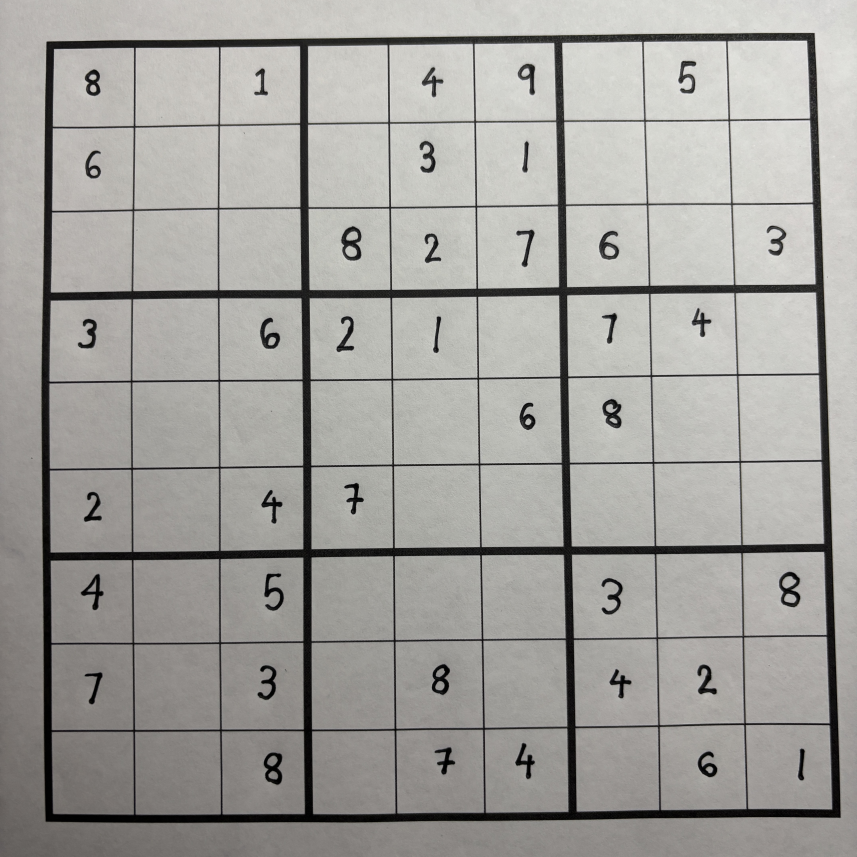
#> input picture test_photos/paper1.jpg, 4284 x 4284 px (shown at 1/5 size)
$ python -i processing.py   (imports and definitions only)
#> lines starting #> are read from the running program, lines starting #| are printed output that depends on the picture; after the words box and inside, x2 and y2 are one past the last pixel; in counts of white or black regions, pixels touching at a corner belong together
### neural.py
import numpy as np
import pandas as pd
import os

# [4 lines left out: function one_hot, not called in this run]

class Layer_Dense:
    def __init__(self, n_inputs, n_neurons, weights = None, biases = None):
        if weights is None or biases is None:
            self.weights = 0.01 * np.random.randn(n_inputs, n_neurons)
            self.biases = np.zeros((1, n_neurons))
        else:
            self.weights = weights
            self.biases = biases

    def forward(self, inputs):
        self.inputs = inputs
        output = np.dot(inputs, self.weights) + self.biases
        self.output = output
        return output

    # [4 lines left out: function backward, not called in this run]


class Activation_ReLu: # return O if less than 0, else return the input
    def forward(self, inputs):
        output = np.maximum(0, inputs)
        self.inputs = inputs
        self.output = output
        return output

    def backward(self, dvalue):
        self.dinputs = dvalue.copy()
        self.dinputs[self.inputs <= 0] = 0

class Activation_Softmax:
    def forward(self, inputs):
        exp_values = np.exp(inputs - np.max(inputs, keepdims=True, axis=1))
        probabilities = exp_values / np.sum(exp_values, keepdims=True, axis=1)
        output = probabilities
        self.output = output
        return output

    # [6 lines left out: function backward, not called in this run]

class Loss:
    # [4 lines left out: function caculate, not called in this run]

class Loss_CategoricalCrossEntropy(Loss):
    # [21 lines left out: functions forward, backward, not called in this run]

class Activation_Softmax_Loss_CategoricalCrossentropy:
    def __init__(self):
        self.activation = Activation_Softmax()
        self.loss = Loss_CategoricalCrossEntropy()

    def forward(self, inputs, y_true=None):
        self.activation.forward(inputs)
        self.output = self.activation.output
        if y_true is not None:
            return self.loss.caculate(self.activation.output, y_true)

    # [8 lines left out: function backward, not called in this run]

class Optmizer_SGD:
    def __init__(self, learning_rate):
        self.learning_rate = learning_rate

    def update_params(self, layer):
        layer.weights -= self.learning_rate * layer.dweights
        layer.biases -= self.learning_rate * layer.dbiases

class Model:
    def __init__(self, use_existing, folder_path=None):
        self.weights1 = self.weights2 = self.biases1 = self.biases2 = None
        self.folder_path = "parameters"
        if folder_path:
            self.folder_path = folder_path

        if use_existing:
            self.weights1 = np.array(pd.read_csv(f"{folder_path}/Dense1W.csv", header=None))
            self.biases1 = np.array(pd.read_csv(f"{folder_path}/Dense1B.csv", header=None))
            self.weights2 = np.array(pd.read_csv(f"{folder_path}/Dense2W.csv", header=None))
            self.biases2 = np.array(pd.read_csv(f"{folder_path}/Dense2B.csv", header=None))

        self.dense1 = Layer_Dense(784, 9, self.weights1, self.biases1)
        self.activation1 = Activation_ReLu()
        self.dense2 = Layer_Dense(9, 9, self.weights2, self.biases2)
        self.activation2 = Activation_Softmax_Loss_CategoricalCrossentropy()

    # [11 lines left out: functions forward, backward, not called in this run]

    def predict(self):
        self.predictions = np.argmax(self.activation2.output, axis=1)
        return self.predictions

    def predict_one(self, inputs):
        self.dense1.forward(inputs)
        self.activation1.forward(self.dense1.output)
        self.dense2.forward(self.activation1.output)
        self.activation2.forward(self.dense2.output)
        return np.argmax(self.activation2.output, axis=1)


    def get_accuracy(self, predictons ,labels):
        return np.sum(predictons == labels) / labels.size

    # [30 lines left out: functions print_model, gradientDesent, save_to_csv, not called in this run]

### processing.py
import matplotlib
from matplotlib import pyplot as plt
import numpy as np
import cv2
from PIL import Image
from neural import Model

# [1 line not run here, left out]
normal_size = (1200, 1200)
downscale_size = (600, 600)

model = Model(folder_path="parameters", use_existing=True)
#> (reads parameters/Dense1W.csv from the repository)
#> (reads parameters/Dense1B.csv from the repository)
#> (reads parameters/Dense2W.csv from the repository)
#> (reads parameters/Dense2B.csv from the repository)

def grayscale(img):
    r, g, b = 0.2989, 0.5870, 0.1140
    v = g * img[:, :, 0] + b * img[:, :, 1] + r * img[:, :, 2]
    v = 255 - v
    return np.uint8(v)

def img_to_1d_xy(img):
    coords = np.argwhere(img != 0)  # Get nonzero (x, y) coordinates
    return coords

def get_hough_lines(data, bins=300, thr=300):
    rt = []
    for x, y in data:
        for theta in  np.linspace(0, np.pi, 100):
            r = x*np.cos(theta) + y *np.sin(theta)
            rt.append([r, theta])
    rt = np.array(rt)
    h, ex, ey, _ = plt.hist2d(rt[:,0], rt[:, 1], bins=bins)


    mid_r = (ex[1:] + ex[:-1])/2
    mid_t = (ey[1:] + ey[:-1])/2
    peaks = []
    for ir, it in np.argwhere(h > thr):
        peaks.append((mid_r[ir], mid_t[it]))

    return peaks

def get_closest(r1, t1, r2, t2): # get the smallest distance of two line given an interval
    l = np.linspace(0, 600, 100)

    x1 = r1 * np.cos(t1) + l * np.sin(t1)
    y1 = r1 * np.sin(t1) - l * np.cos(t1)

    x2 = r2 * np.cos(t2) + l * np.sin(t2)
    y2 = r2 * np.sin(t2) - l * np.cos(t2)

    distances = np.sqrt((x1 - x2) ** 2 + (y1 - y2) ** 2)

    return np.min(distances)


def group_and_filter_hough_lines(hough_lines, thr_r):

    horizontal_lines = []
    vertical_lines = []

    #Separate lines into horizontal & vertical groups
    for r, theta in hough_lines:
        if abs(theta - np.pi) < np.deg2rad(5):
            horizontal_lines.append((r, theta))
        elif abs(theta - np.pi / 2) < np.deg2rad(5):
            vertical_lines.append((r, theta))  # Near 90 degrees

    horizontal_lines.sort()
    vertical_lines.sort()

    # Step 3: Remove redundant lines
    def filter_parallel_lines(lines):
        if not lines:
            return []

        lines.sort()  # Sort by r
        filtered = [lines[0]]  # Start with the first line

        for i in range(1, len(lines)):
            r1, t1 = filtered[-1]
            r2, t2 = lines[i]

            min_dist = get_closest(r1, t1, r2, t2)

            if min_dist > thr_r:
                filtered.append((r2, t2))  # Keep only if sufficiently spaced

        return filtered

    return filter_parallel_lines(horizontal_lines), filter_parallel_lines(vertical_lines)

def get_boxes(hor, ver):

    h_points = [[]] # the points where horizontal and vertical meets

    for r1, t1 in ver:
        for r2, t2 in hor:
            A = np.array([
                [np.cos(t1), np.sin(t1)],
                [np.cos(t2), np.sin(t2)]
            ])
            B = np.array([r1, r2])
            x, y = np.linalg.solve(A, B)
            if len(h_points[-1]) == 10:
                h_points.append([(x,y)])
            else:
                h_points[-1].append((x, y))

    boxes = []
    for i in range(len(h_points) - 1):
        for j in range(len(h_points) - 1):
            p00 = h_points[i][j]
            p01 = h_points[i][j+1]
            p10 = h_points[i+1][j]
            p11 = h_points[i+1][j+1]
            boxes.append([p00, p01, p10, p11])

    boxes = np.array(boxes).astype(int)
    boxes = np.reshape(boxes, (9, 9, 4, 2))
    boxes = boxes[:, ::-1] # boxes are reversed vertically
    boxes = boxes.swapaxes(0, 1) # need to do transpose
    return boxes


def clean_img(img):
    new = np.copy(img)
    canny = np.where(img < 128, 0, 255).astype(np.uint8)
    r_i = np.any(canny == 0, axis=1)  # If all rows are dark then it is noise
    c_i = np.any(canny == 0, axis=0)

    new[np.where(r_i == False)[0], :] = 0  # remove the noise
    new[:, np.where(c_i == False)[0]] = 0
    return new

def resize_image(image, target_size=(20, 20)):
    if not np.any(image):
        return image

    img_array = np.array(image)

    threshold = 100
    binary_img = img_array > threshold  # Create a mask (True = foreground)

    # Find bounding box of the digit
    coords = np.argwhere(binary_img)
    y_min, x_min = coords.min(axis=0)
    y_max, x_max = coords.max(axis=0)

    # Crop the digit
    cropped_digit = img_array[y_min:y_max+1, x_min:x_max+1]

    digit_pil = Image.fromarray(cropped_digit)
    digit_resized = digit_pil.resize((20, 20), Image.LANCZOS)

    # Convert back to array and visualize
    final_image = np.array(digit_resized)

    # final_image = np.array(final_image)
    new_image = np.zeros((28, 28), dtype=np.uint8)

    # new_image = new_image + 255
    x_offset = (28 - 20) // 2
    y_offset = (28 - 20) // 2
    new_image[y_offset:y_offset+20, x_offset:x_offset+20] = final_image
    normalized = new_image // 1
    return normalized

def draw_number_frames(boxes, img):
    data = np.zeros((9,9))
    for i in range(len(boxes)):
        for j in range(len(boxes[0])):
            box = np.array(boxes[i][j])
            x_min = 2 * np.min(box[: , 0]) + 15
            x_max = 2 * np.max(box[:, 0]) - 15
            y_min = 2 * np.min(box[: , 1]) + 15
            y_max = 2 * np.max(box[:, 1]) - 15

            current_frame = img[x_min : x_max, y_min: y_max]

            n = current_frame
            n = clean_img(current_frame)
            n_i = np.where(n < 160)
            n[n_i] = 0
            if not np.any(n) or np.sum(n) < 10000:
                data[i][j] = -1
                continue

            n = resize_image(n)


            pred = model.predict_one(n.flatten())
            data[i][j] = pred[0]

    return data


def process_image(im):
#> called with im = 'test_photos/paper1.jpg'
    print("Processing")
    if isinstance(im, str):
        im = Image.open(im)
#> im is the input picture: PIL image 4284x4284 RGB; mean R, G, B 162.2, 160.9, 157
    elif isinstance(im, np.ndarray):
        im = Image.fromarray(im)
    elif isinstance(im, Image.Image):
        pass
    else:
        raise ValueError("Unsupported image input type")

    im_resized = im.resize(downscale_size, Image.LANCZOS)
    refined_img = im.resize(normal_size, Image.LANCZOS)
    refined_img = np.asarray(refined_img)

    gray = np.asarray(im_resized)
    edges = cv2.Canny(gray, 50, 100)
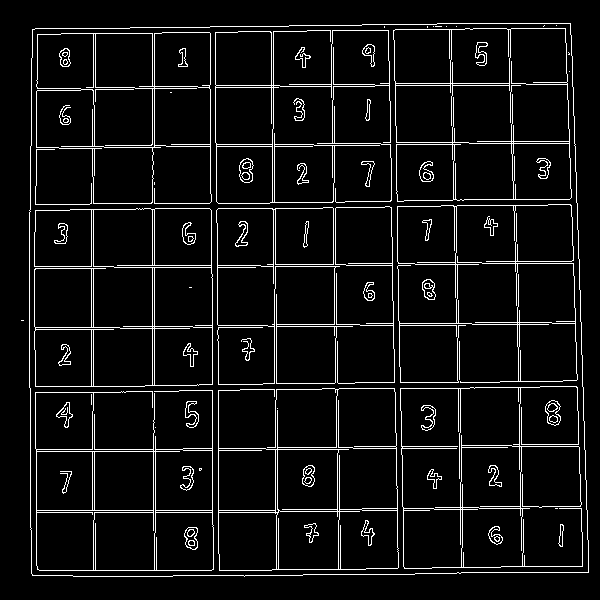
#> edges: shape (600, 600); 6.6% white in thin lines or dots, all inside (x1, y1, x2, y2) = (21, 23, 589, 577)

    data = img_to_1d_xy(edges)
#> in img_to_1d_xy, `coords = np.argwhere(img != 0)`: coords = 23693 pairs, first value 23 to 576, second value 21 to 588
#> data has the same summary as coords in img_to_1d_xy

    peaks = get_hough_lines(data, thr=400)
#> after the loop in get_hough_lines, `for x, y in data:`: rt = 2369300 items
#> in get_hough_lines, `rt = np.array(rt)`: rt = 2369300 pairs, first value -576 to 820.3, second value 0 to 3.14
#> in get_hough_lines, `h, ex, ey, _ = plt.hist2d(rt[:,0], rt[:, 1], bins=bins)`:
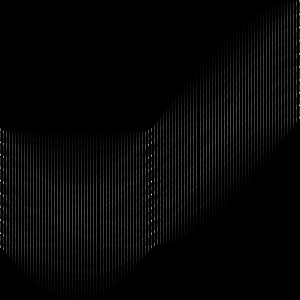
#> h: shape (300, 300) float64; min 0, max 924, mean 26.3; drawn with min black and max white
#> in get_hough_lines, `h, ex, ey, _ = plt.hist2d(rt[:,0], rt[:, 1], bins=bins)`: ex = 301 values from -576 to 820.3; ey = 301 values from 0 to 3.14
#> in get_hough_lines, `mid_r = (ex[1:] + ex[:-1])/2`: mid_r = 300 values from -573.7 to 818
#> in get_hough_lines, `mid_t = (ey[1:] + ey[:-1])/2`: mid_t = 300 values from 0.00524 to 3.14
#> the loop in get_hough_lines, `for ir, it in np.argwhere(h > thr):` made 68 passes
#> (ir, it) on passes 1 to 12: (0, 299), (1, 299), (14, 299), (27, 299), (40, 299), (41, 299), (53, 299), (54, 299), (66, 299), (67, 299), (79, 299), (80, 299)
#> after the loop in get_hough_lines, `for ir, it in np.argwhere(h > thr):`: peaks = 68 pairs, first value -573.7 to 580.6, second value 0.00524 to 3.14
    hor, ver = group_and_filter_hough_lines(peaks, 50)
#> the loop in group_and_filter_hough_lines, `for r, theta in hough_lines:` made 68 passes
#> (r, theta) on passes 1 to 12: (-573.7, 3.14), (-569, 3.14), (-508.5, 3.14), (-448, 3.14), (-387.5, 3.14), (-382.8, 3.14), (-327, 3.14), (-322.3, 3.14), (-266.5, 3.14), (-261.8, 3.14), (-206, 3.14), (-201.3, 3.14)
#> after the loop in group_and_filter_hough_lines, `for r, theta in hough_lines:`: horizontal_lines = [(-573.7, 3.14), (-569, 3.14), (-508.5, 3.14), (-448, 3.14), (-387.5, 3.14), (-382.8, 3.14), (-327, 3.14), (-322.3, 3.14), (-266.5, 3.14), (-261.8, 3.14), (-206, 3.14), (-201.3, 3.14), (-145.5, 3.14), (-140.8, 3.14), (-84.97, 3.14), (-29.11, 3.14)]; vertical_lines = 23 items, first 6: (26.74, 1.59), (36.05, 1.56), (87.25, 1.59), (96.55, 1.56), (147.8, 1.59), (157.1, 1.56)
#> in filter_parallel_lines, `filtered = [lines[0]]`: filtered = [(-573.7, 3.14)]
#> the loop in filter_parallel_lines, `for i in range(1, len(lines)):` made 15 passes
#> (r1, r2, min_dist) on passes 1 to 12: (-573.7, -569, 4.65), (-573.7, -508.5, 65.16), (-508.5, -448, 60.51), (-448, -387.5, 60.51), (-387.5, -382.8, 4.65), (-387.5, -327, 60.51), (-327, -322.3, 4.65), (-327, -266.5, 60.51), (-266.5, -261.8, 4.65), (-266.5, -206, 60.51), (-206, -201.3, 4.65), (-206, -145.5, 60.51)
#> after the loop in filter_parallel_lines, `for i in range(1, len(lines)):`: filtered = [(-573.7, 3.14), (-508.5, 3.14), (-448, 3.14), (-387.5, 3.14), (-327, 3.14), (-266.5, 3.14), (-206, 3.14), (-145.5, 3.14), (-84.97, 3.14), (-29.11, 3.14)]
#> the loop in filter_parallel_lines (call 2), `for i in range(1, len(lines)):` made 22 passes
#> (r1, t1, r2, t2, min_dist) on passes 1 to 12: (26.74, 1.59, 36.05, 1.56, 0.986), (26.74, 1.59, 87.25, 1.59, 60.51), (87.25, 1.59, 96.55, 1.56, 2.89), (87.25, 1.59, 147.8, 1.59, 60.51), (147.8, 1.59, 157.1, 1.56, 4.79), (147.8, 1.59, 208.3, 1.59, 60.51), (208.3, 1.59, 212.9, 1.59, 4.65), (208.3, 1.59, 217.6, 1.56, 6.69), (208.3, 1.59, 268.8, 1.59, 60.51), (268.8, 1.59, 278.1, 1.56, 8.59), (268.8, 1.59, 282.7, 1.56, 8.66), (268.8, 1.59, 329.3, 1.59, 60.51)
#> hor has the same summary as filtered in filter_parallel_lines; ver = [(26.74, 1.59), (87.25, 1.59), (147.8, 1.59), (208.3, 1.59), (268.8, 1.59), (329.3, 1.59), (389.8, 1.59), (441, 1.62), (501.5, 1.62), (562, 1.62)]

    boxes = get_boxes(hor, ver)
#> the loop in get_boxes, `for r1, t1 in ver:` made 10 passes
#> after the loop in get_boxes, `for r1, t1 in ver:`: h_points = 10 items
#> the loop in get_boxes, `for i in range(len(h_points) - 1):` made 9 passes
#> after the loop in get_boxes, `for i in range(len(h_points) - 1):`: boxes = 81 items
    table = draw_number_frames(boxes, grayscale(refined_img))
#> in grayscale, `v = 255 - v`:
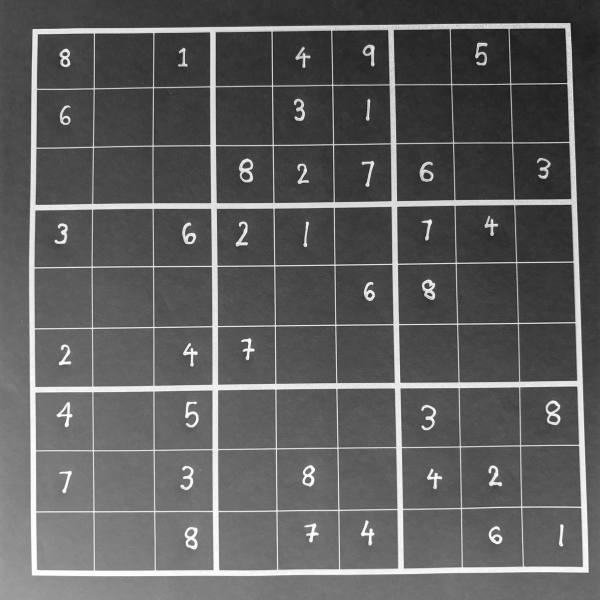
#> v: shape (1200, 1200) float64 (shown at 1/2 size); min 16.36, max 255, mean 94.5
#> the loop in draw_number_frames, `for i in range(len(boxes)):` made 9 passes
#> pass 1, in clean_img, `new = np.copy(img)`:
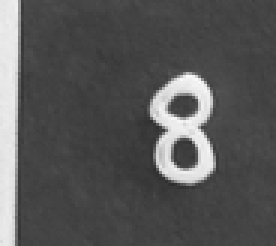
#> new: shape (82, 92) (shown 3 times larger); min 45, max 250, mean 86.8
#> pass 1, in resize_image, `binary_img = img_array > threshold`:
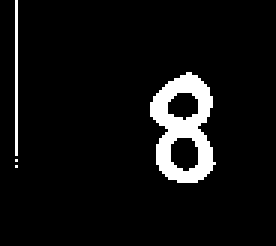
#> binary_img: shape (82, 92) bool (shown 3 times larger); 6.5% white; 4 white regions (2 under 20 px), largest, box (x1, y1, x2, y2) and area: (50, 24, 72, 61) 437, (5, 0, 6, 52) 52
#> after the loop in draw_number_frames, `for i in range(len(boxes)):`:
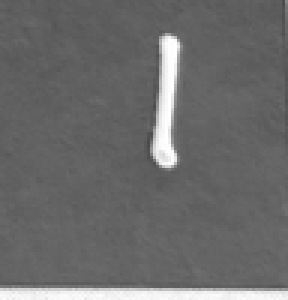
#> current_frame: shape (100, 96) (shown 3 times larger); min 74, max 255, mean 106.9

    table[table == 0] = 9
    table[table == -1] = 0
    table = table.astype(int)
    return table

>>> result = process_image('test_photos/paper1.jpg')
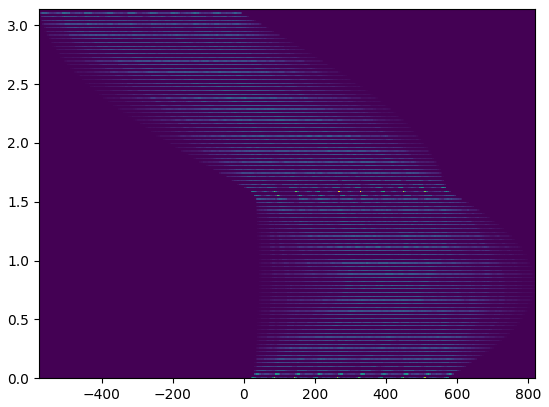
#> figure drawn by matplotlib, 1 panel
